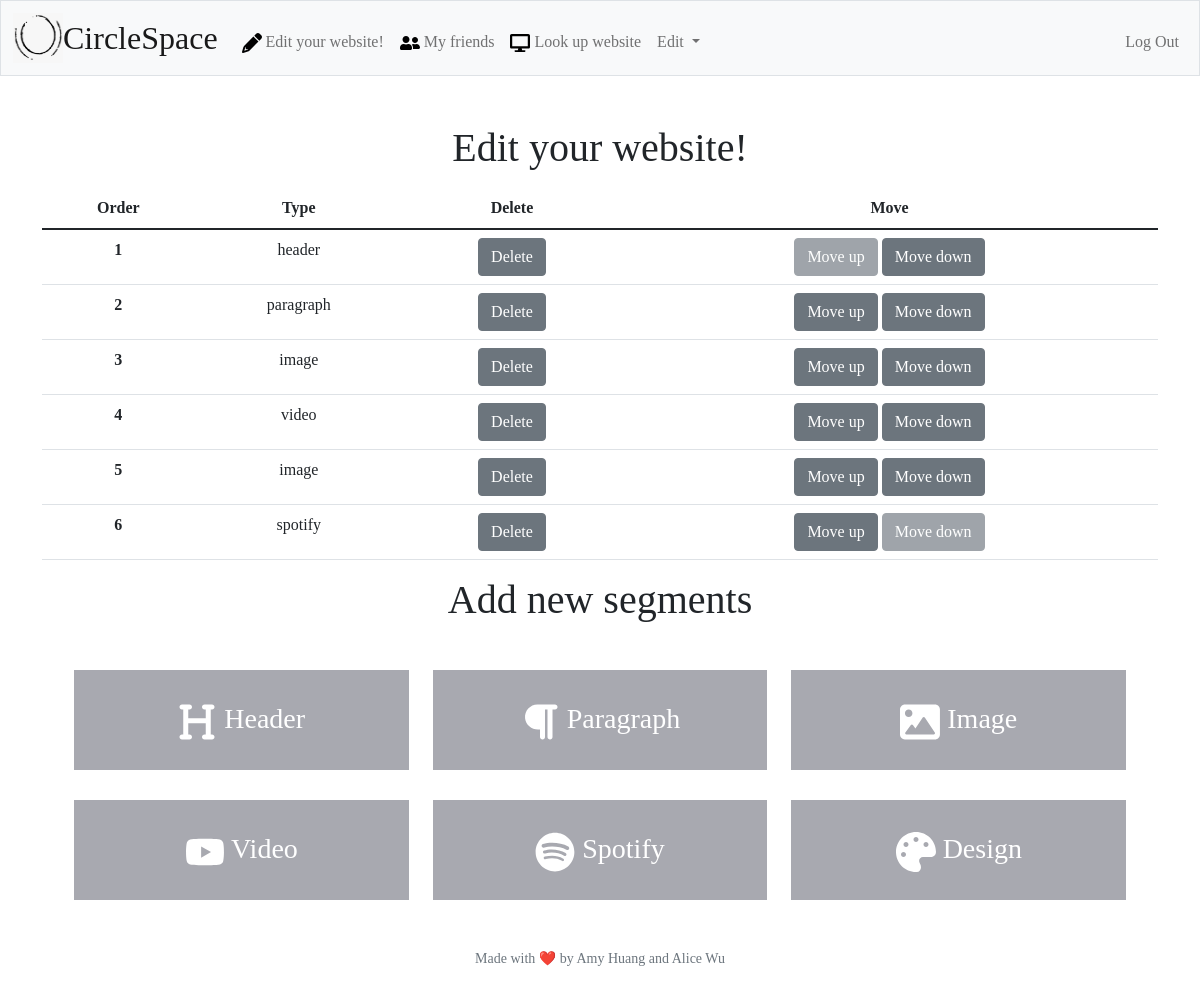
The app's page /edit (signed in), older data.
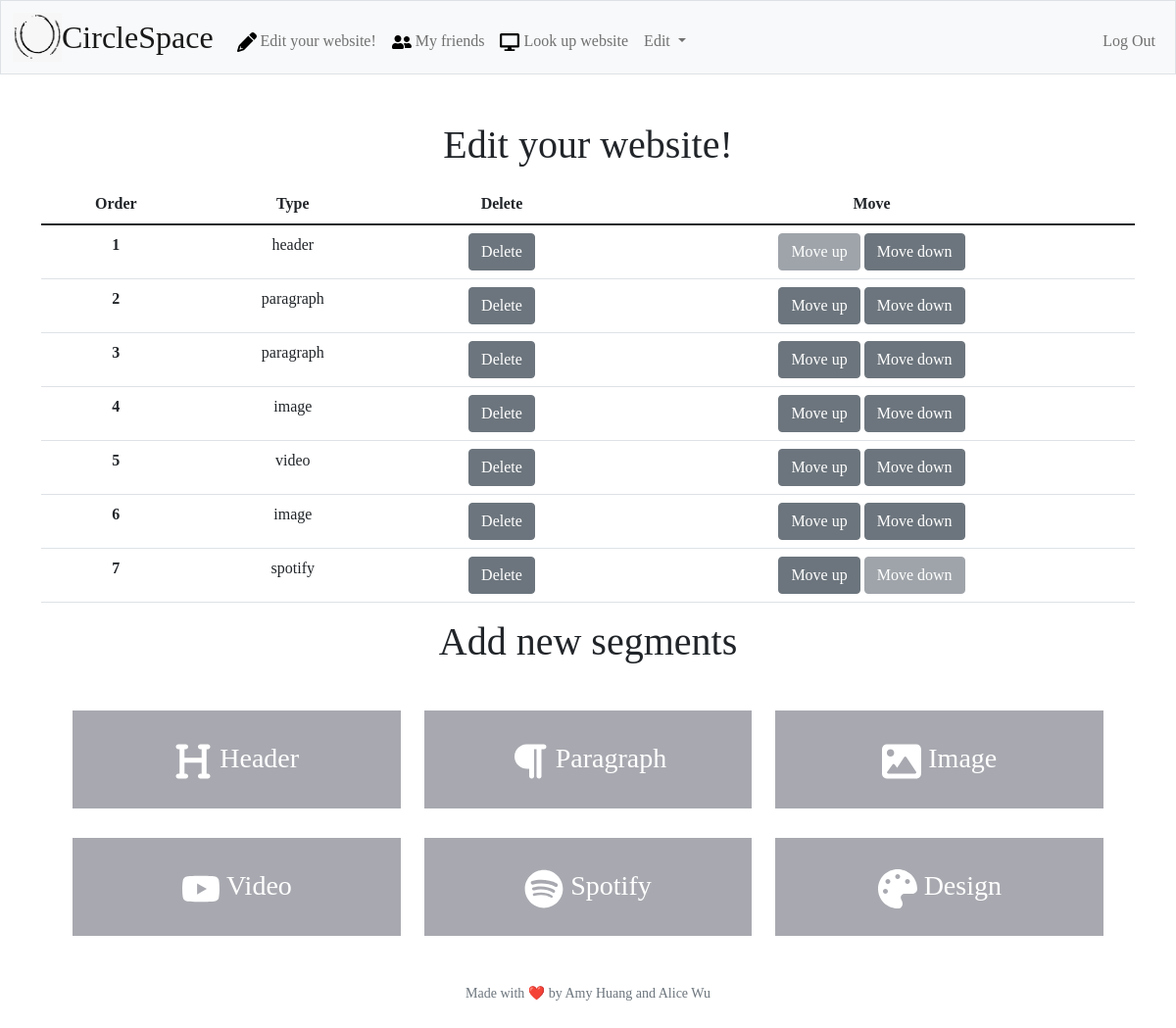
The same page, newer data.
### tables this page shows
CREATE TABLE segments (
    segment_id INTEGER PRIMARY KEY AUTOINCREMENT NOT NULL,
    user_id INTEGER NOT NULL,
    segment_type TEXT NOT NULL,
    content TEXT NOT NULL,
    location INTEGER NOT NULL,
    FOREIGN KEY(user_id) REFERENCES users(user_id)
);

### app.py (the view, shortened to what this page needs)
@app.route("/edit", methods=["GET", "POST"])
@login_required
def edit():
    user_id = session["user_id"]
    if request.method == "GET":
        segments = db.execute("SELECT segment_type, location FROM segments WHERE user_id = ? ORDER BY location", user_id)
        return render_template("edit.html", segments=segments)

### app.py (called while the page is built)
@app.after_request
def after_request(response):
    response.headers["Cache-Control"] = "no-cache, no-store, must-revalidate"
    response.headers["Expires"] = 0
    response.headers["Pragma"] = "no-cache"
    return response

### helpers.py (called while the page is built)
def login_required(f):
    @wraps(f)
    def decorated_function(*args, **kwargs):
        if session.get("user_id") is None:
            return redirect("/login")
        return f(*args, **kwargs)
    return decorated_function

### templates/edit.html (shortened to what this page needs)
{% extends "layout.html" %}
{% block main %}
<main class="container py-5 text-center">
    <div class="mb-3">
        <h1>Edit your website!</h1>
    </div>
    <table class="table">
        <thead>
            <tr>
                <th scope="col">Order</th>
                <th scope="col">Type</th>
                <th scope="col">Delete</th>
                <th scope="col">Move</th>
            </tr>
        </thead>
        <tbody>
            <form action="/edit" method="post">
                {% for segment in segments %}
                    <tr>
                        <th scope="row">{{ segment["location"] }}</th>
                        <td>{{ segment["segment_type"] }}</td>
                        <td><button class="btn btn-secondary" type="submit" name="delete-button" value="{{ segment["location"] }}">Delete</button></td>
                        <td>
                            {% if segment != segments[0] %}
                                <button class="btn btn-secondary" type="submit" name="up-button" value="{{ segment["location"] }}">Move up</button>
                            {% else %}
                                <button class="btn btn-secondary" disabled>Move up</button>
                            {% endif %}
                            {% if segment != segments[-1] %}
                                <button class="btn btn-secondary" type="submit" name="down-button" value="{{ segment["location"] }}">Move down</button>
                            {% else %}
                                <button class="btn btn-secondary" disabled>Move down</button>
                            {% endif %}
                        </td>
                    </tr>
                {% endfor %}
            </form>
        </tbody>
    </table>
    <div class="mb-3">
        <h1>Add new segments</h1>
    </div>
    <div>
        <a class="button" href="/edit-header"><img src="/static/assets/heading-solid.svg" class="icon-large">  Header</a>
        <a class="button" href="/edit-paragraph"><img src="/static/assets/paragraph-solid.svg" class="icon-large">  Paragraph</a>
        <a class="button" href="/edit-image"><img src="/static/assets/image-solid.svg" class="icon-large">  Image</a>
        <a class="button" href="/edit-video"><img src="/static/assets/youtube-brands.svg" class="icon-large">  Video</a>
        <a class="button" href="/edit-spotify"><img src="/static/assets/spotify-brands.svg" class="icon-large">  Spotify</a>
        <a class="button" href="/edit-design"><img src="/static/assets/palette-solid.svg" class="icon-large">  Design</a>
    </div>
{% endblock %}

### templates/layout.html (shortened to what this page needs)
<!DOCTYPE html>
<html lang="en">
    <head>
        <link href="https://cdn.jsdelivr.net/npm/bootstrap@5.1.3/dist/css/bootstrap.min.css" rel="stylesheet">
        <link href="/static/assets/styles.css" rel="stylesheet">
    </head>
    <body>
        <nav class="bg-light border navbar navbar-expand-md navbar-light">
            <div class="container-fluid">
                <img width=50px height=50px src="/static/assets/double.png" alt="logo">
                <a class="navbar-brand" href="/">CircleSpace</a>
                <div class="collapse navbar-collapse" id="navbar">
                    {% if session["user_id"] %}
                        <ul class="navbar-nav me-auto mt-2">
                            <li class="nav-item"><a class="nav-link" href="/edit"><img src="/static/assets/pencil-solid.svg" class="icon"> Edit your website!</a></li>
                            <li class="nav-item"><a class="nav-link" href="/my-friends"><img src="/static/assets/user-friends-solid.svg" class="icon"> My friends</a></li>
                            <li class="nav-item"><a class="nav-link" href="/friend-lookup"><img src="/static/assets/display-solid.svg" class="icon"> Look up website</a></li>
                            <li class="nav-item dropdown">
                                <a class="nav-link  dropdown-toggle" href="#" data-bs-toggle="dropdown">  Edit  </a>
                             </li>
                        </ul>
                        <ul class="navbar-nav ms-auto mt-2">
                            <li class="nav-item"><a class="nav-link" href="/logout">Log Out</a></li>
                        </ul>
                    {% else %}
                        <ul class="navbar-nav ms-auto mt-2">
                            <li class="nav-item"><a class="nav-link" href="/register">Register</a></li>
                            <li class="nav-item"><a class="nav-link" href="/login">Log In</a></li>
                        </ul>
                    {% endif %}
                </div>
            </div>
        </nav>
        <main class="container-fluid text-center">
            {% block main %}{% endblock %}
        </main>
        <footer class="mb-5 small text-center text-muted">
            Made with ❤️ by Amy Huang and Alice Wu
        </footer>
    </body>
</html>

### static/assets/styles.css (style rules this page uses)
.icon { width: 20px; height: 20px; }
.icon-large { width: 40px; height: 40px; filter: invert(100%) sepia(2%) saturate(85%) hue-rotate(60deg) brightness(114%) contrast(100%); }
nav .navbar-brand { font-size: xx-large; }
body { font-family:'Times New Roman', Times, serif; }
.button { text-decoration: none; display: inline-block; width: 30%; height: 100px; background-color: #43465576; padding: 28px 28px; font-size: 28px; cursor: pointer; text-align: center; margin-left: 10px; margin-right: 10px; margin-top: 30px; transition-duration: 0.4s; color: white; }

Row changes from the older to the newer data that the page shows:
added segments: location "3", segment_type "paragraph"
changed segments (number 4 of 7 on the later page): location "3" → "4"
changed segments "video": location "4" → "5"
changed segments (number 6 of 7 on the later page): location "5" → "6"
changed segments "spotify": location "6" → "7"
